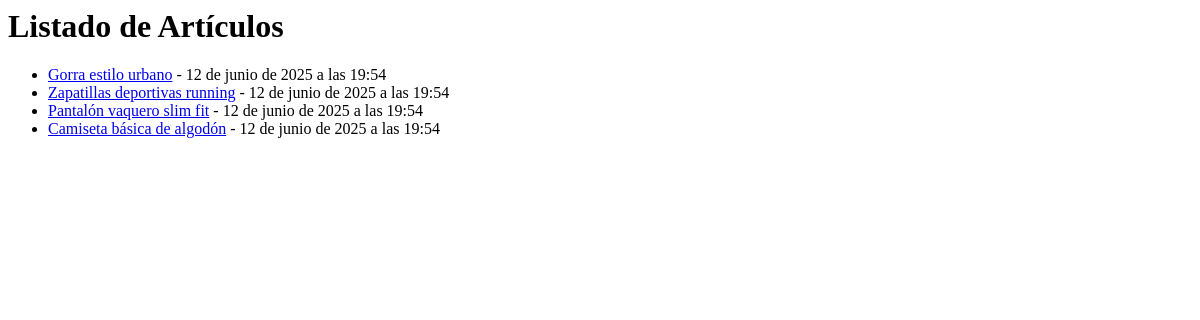
Before: / with the older database file.
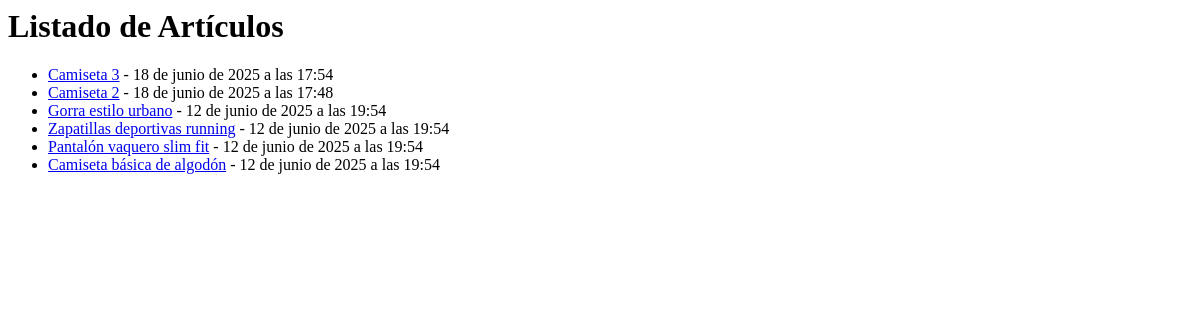
After: the same page with the newer database file.
### cms/models.py (models this page shows, shortened)
class Articulo(models.Model):
    ESTADOS = (
        ('borrador', 'Borrador'),
        ('publicado', 'Publicado'),
    )
    titulo = models.CharField(max_length=200)
    contenido = models.TextField()
    fecha_creacion = models.DateTimeField(auto_now_add=True)
    fecha_actualizacion = models.DateTimeField(auto_now=True)
    autor = models.ForeignKey(settings.AUTH_USER_MODEL, on_delete=models.CASCADE)
    categoria = models.ForeignKey(Categoria, on_delete=models.SET_NULL, null=True)
    estado = models.CharField(max_length=10, choices=ESTADOS, default='borrador')
    imagen = models.ImageField(upload_to='articulos/', null=True, blank=True)  # Images for articles

### cms/views.py (the view)
# urls.py: path('', views.lista_articulos, name='lista_articulos'),
def lista_articulos(request):
    articulos = Articulo.objects.filter(estado='publicado').order_by('-fecha_creacion')
    return render(request, 'cms/lista_articulos.html', {'articulos': articulos})

### cms/templates/cms/lista_articulos.html
<h1>Listado de Artículos</h1>
<ul>
    {% for articulo in articulos %}
        <li>
            <a href="{% url 'detalle_articulo' articulo.id %}">{{ articulo.titulo }}</a>
            - {{ articulo.fecha_creacion }}
        </li>
    {% empty %}
        <li>No hay artículos disponibles.</li>
    {% endfor %}
</ul>

Changed rows visible on the page:
added Articulo: titulo "Camiseta 3", fecha_creacion "18 de junio de 2025 a las 17:54"
added Articulo: titulo "Camiseta 2", fecha_creacion "18 de junio de 2025 a las 17:48"
